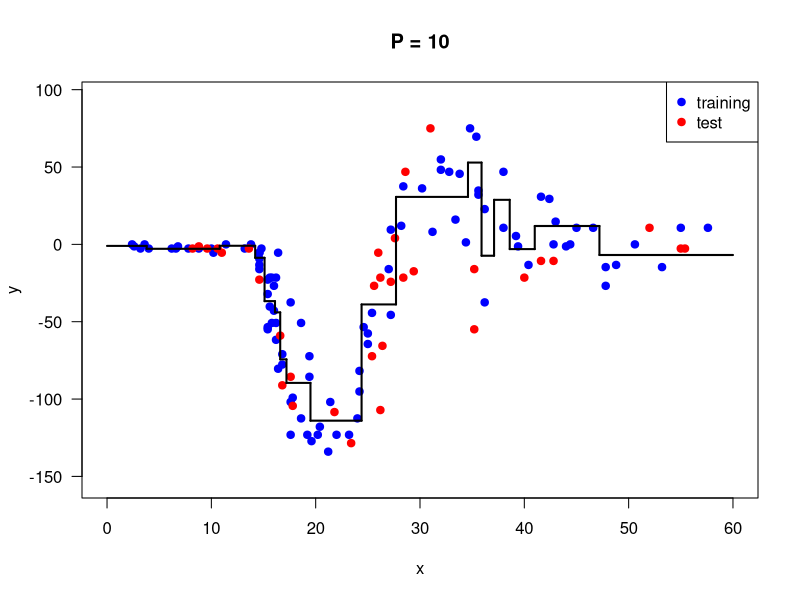

Generate this figure with R: (Note: this script raises an error after producing the figure.)
set.seed(521)
# read data into memory
data_set <- read.csv("dtr_data_set.csv")

# get x and y values
x <- data_set$x
y <- data_set$y
indices <- c(1:133)
indices <- sample(indices)

x_train <- x[indices[1:100]]
y_train <- y[indices[1:100]]
x_test <- x[indices[101:133]]
y_test <- y[indices[101:133]]

# get numbers of train and test samples
N_train <- length(y_train)
N_test <- length(y_test)

# create necessary data structures
node_splits <- c()
node_values <- list()

# put all training instances into the root node
node_indices <- list(1:N_train)
is_terminal <- c(FALSE)
need_split <- c(TRUE)

# pre-pruning threshold
P <- 10

# learning algorithm
while (1) {
  # find nodes that need splitting
  split_nodes <- which(need_split)
  # check whether we reach all terminal nodes
  if (length(split_nodes) == 0) {
    break
  }
  # find best split positions for all nodes
  for (split_node in split_nodes) {
    data_indices <- node_indices[[split_node]]
    need_split[split_node] <- FALSE
    node_values[[split_node]] <- sum(y_train[data_indices], na.rm=TRUE)/length(data_indices)
    # check whether node is pure
    if (length(y_train[data_indices]) <= P || ((P == 1 || P == 2) && length(unique(x_train[data_indices])) <= P)) {
      is_terminal[split_node] <- TRUE
    } else {
      is_terminal[split_node] <- FALSE
      
      unique_values <- sort(unique(x_train[data_indices]))
      split_positions <- (unique_values[-1] + unique_values[-length(unique_values)]) / 2
      split_scores <- rep(0, length(split_positions))
      for (s in 1:length(split_positions)) {
        left_indices <- data_indices[which(x_train[data_indices] <= split_positions[s])]
        g_left <- sum(y_train[left_indices])/length(left_indices)
        left_sqr_err <- (y_train-g_left)^2
        left_sum <- sum(left_sqr_err[left_indices])
        right_indices <- data_indices[which(x_train[data_indices] > split_positions[s])]
        g_right <- sum(y_train[right_indices])/length(right_indices)
        right_sqr_err <- (y_train-g_right)^2
        right_sum <- sum(right_sqr_err[right_indices], na.rm=TRUE)
        split_scores[s] <- (1 / length(data_indices)) * (left_sum + right_sum)
      }
      
      # decide where to split on which feature
      split <- which.min(split_scores)
      node_splits[split_node] <- split_positions[split]
      
      # create left node using the selected split
      left_indices <- data_indices[which(x_train[data_indices] <= split_positions[split])]
      node_indices[[2 * split_node]] <- left_indices
      is_terminal[2 * split_node] <- FALSE
      need_split[2 * split_node] <- TRUE
      
      # create left node using the selected split
      right_indices <- data_indices[which(x_train[data_indices] > split_positions[split])]
      node_indices[[2 * split_node + 1]] <- right_indices
      is_terminal[2 * split_node + 1] <- FALSE
      need_split[2 * split_node + 1] <- TRUE
    }
  }
}

terminal_nodes <- which(is_terminal)
x_min <- rep(0, length(terminal_nodes))
x_max <- rep(0, length(terminal_nodes))
terminal_values <- rep(0, length(terminal_nodes))
for (i in 1:length(terminal_nodes)) {
  index <- terminal_nodes[i]
  x_min[i] <- 0.0
  x_max[i] <- 60.0
  while (index > 1) {
    parent <- floor(index / 2)
    if (index %% 2 == 0) {
      # if node is left child of its parent
      x_max[i] <- min(x_max[i], node_splits[parent])
    } else {
      # if node is right child of its parent
      x_min[i] <- max(x_min[i], node_splits[parent])
    }
    index <- parent
  }
  terminal_values[i] <- node_values[[terminal_nodes[i]]]
}
indices <- order(x_min)
x_min <- x_min[indices]
x_max <- x_max[indices]
terminal_values <- terminal_values[indices]

point_colors <- c("blue", "red")
minimum_value <- min(x)-2.4
maximum_value <- max(x)+2.4
plot(x_train, y_train, type = "p", pch = 19, col = point_colors[1],
     ylim = c(min(y_train)-20, max(y_train)+20), xlim = c(minimum_value, maximum_value),
     ylab = "y", xlab = "x", las = 1, main = sprintf("P = %g", P))
points(x_test, y_test, type = "p", pch = 19, col = point_colors[2])
legend("topright", legend = c("training","test"), pch = 19, col = point_colors)
for(i in 1:length(x_min)) {
  lines(c(x_min[i], x_max[i]), c(terminal_values[i], terminal_values[i]), lwd = 2, col = "black")
  lines(c(x_max[i], x_min[i+1]), c(terminal_values[i], terminal_values[i+1]), lwd = 2, col = "black")
}

# traverse tree for test data points
y_predicted <- rep(0, N_test)
for (i in 1:N_test) {
  index <- 1
  while (1) {
    if (is_terminal[index] == TRUE) {
      y_predicted[i] <- node_values[[index]]
      break
    } else {
      if (x_test[i] <= node_splits[index]) {
        index <- index * 2
      } else {
        index <- index * 2 + 1
      }
    }
  }
}

rmse <- sqrt(sum((y_test-y_predicted)^2)/N_test)
rmse_str = sprintf("RMSE is %.4f when P is %d", rmse, P)
print(rmse_str)

RMSE <- rep(0, 20)
P <- c(1:20)
for(p in P) {
  # create necessary data structures
  node_splits <- c()
  node_values <- list()
  
  # put all training instances into the root node
  node_indices <- list(1:N_train)
  is_terminal <- c(FALSE)
  need_split <- c(TRUE)
  
  while (1) {
    # find nodes that need splitting
    split_nodes <- which(need_split)
    # check whether we reach all terminal nodes
    if (length(split_nodes) == 0) {
      break
    }
    # find best split positions for all nodes
    for (split_node in split_nodes) {
      data_indices <- node_indices[[split_node]]
      need_split[split_node] <- FALSE
      node_values[[split_node]] <- sum(y_train[data_indices], na.rm=TRUE)/length(data_indices)
      # check whether node is pure
      if (length(y_train[data_indices]) <= p || ((p == 1 || p ==2) && length(unique(x_train[data_indices])) <= p)) {
        is_terminal[split_node] <- TRUE
      } else {
        is_terminal[split_node] <- FALSE
        
        unique_values <- sort(unique(x_train[data_indices]))
        split_positions <- (unique_values[-1] + unique_values[-length(unique_values)]) / 2
        split_scores <- rep(0, length(split_positions))
        for (s in 1:length(split_positions)) {
          left_indices <- data_indices[which(x_train[data_indices] <= split_positions[s])]
          g_left <- sum(y_train[left_indices])/length(left_indices)
          left_sqr_err <- (y_train-g_left)^2
          left_sum <- sum(left_sqr_err[left_indices])
          right_indices <- data_indices[which(x_train[data_indices] > split_positions[s])]
          g_right <- sum(y_train[right_indices])/length(right_indices)
          right_sqr_err <- (y_train-g_right)^2
          right_sum <- sum(right_sqr_err[right_indices], na.rm=TRUE)
          split_scores[s] <- (1 / length(data_indices)) * (left_sum + right_sum)
        }
        
        # decide where to split on which feature
        split <- which.min(split_scores)
        node_splits[split_node] <- split_positions[split]
        
        # create left node using the selected split
        left_indices <- data_indices[which(x_train[data_indices] <= split_positions[split])]
        node_indices[[2 * split_node]] <- left_indices
        is_terminal[2 * split_node] <- FALSE
        need_split[2 * split_node] <- TRUE
        
        # create left node using the selected split
        right_indices <- data_indices[which(x_train[data_indices] > split_positions[split])]
        node_indices[[2 * split_node + 1]] <- right_indices
        is_terminal[2 * split_node + 1] <- FALSE
        need_split[2 * split_node + 1] <- TRUE
      }
    }
  }
  
  # traverse tree for test data points
  y_predicted <- rep(0, N_test)
  for (i in 1:N_test) {
    index <- 1
    while (1) {
      if (is_terminal[index] == TRUE) {
        y_predicted[i] <- node_values[[index]]
        break
      } else {
        if (x_test[i] <= node_splits[index]) {
          index <- index * 2
        } else {
          index <- index * 2 + 1
        }
      }
    }
  }
  
  RMSE[p] <- sqrt(sum((y_test-y_predicted)^2)/N_test)
}

plot(P, RMSE, lwd = 2)
lines(P, RMSE, type = "c", lwd = 2)